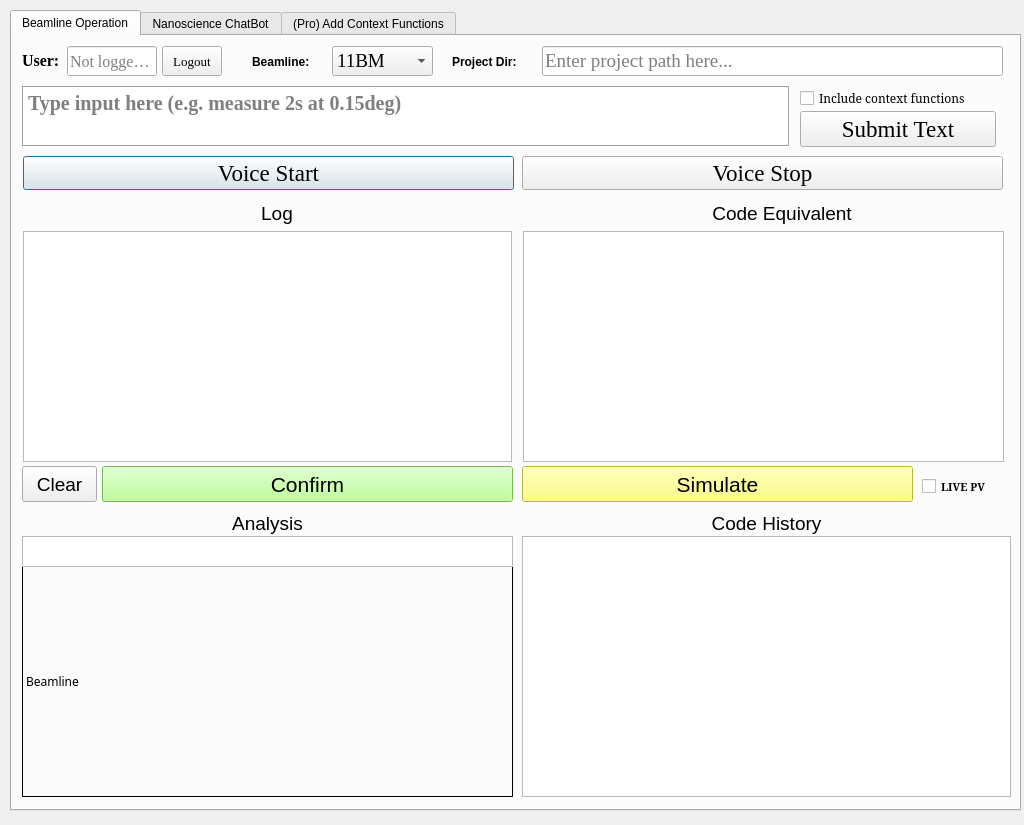
<?xml version="1.0" encoding="UTF-8"?>
<ui version="4.0">
 <class>MainWindow</class>
 <widget class="QDialog" name="MainWindow">
  <property name="geometry">
   <rect>
    <x>0</x>
    <y>0</y>
    <width>1024</width>
    <height>825</height>
   </rect>
  </property>
  <property name="minimumSize">
   <size>
    <width>1024</width>
    <height>0</height>
   </size>
  </property>
  <property name="windowTitle">
   <string>Dialog</string>
  </property>
  <widget class="QTabWidget" name="tabWidget">
   <property name="geometry">
    <rect>
     <x>10</x>
     <y>10</y>
     <width>1011</width>
     <height>801</height>
    </rect>
   </property>
   <property name="currentIndex">
    <number>0</number>
   </property>
   <widget class="QWidget" name="tab">
    <attribute name="title">
     <string>Beamline Operation</string>
    </attribute>
    <widget class="QLabel" name="Ana_title">
     <property name="geometry">
      <rect>
       <x>130</x>
       <y>470</y>
       <width>251</width>
       <height>35</height>
      </rect>
     </property>
     <property name="font">
      <font>
       <family>Arial</family>
       <pointsize>14</pointsize>
      </font>
     </property>
     <property name="text">
      <string>Analysis</string>
     </property>
     <property name="alignment">
      <set>Qt::AlignCenter</set>
     </property>
    </widget>
    <widget class="QLabel" name="data_plot">
     <property name="geometry">
      <rect>
       <x>10</x>
       <y>530</y>
       <width>491</width>
       <height>231</height>
      </rect>
     </property>
     <property name="font">
      <font>
       <family>Microsoft New Tai Lue</family>
      </font>
     </property>
     <property name="frameShape">
      <enum>QFrame::Box</enum>
     </property>
     <property name="text">
      <string>Beamline</string>
     </property>
    </widget>
    <widget class="QTextEdit" name="ana_text">
     <property name="enabled">
      <bool>true</bool>
     </property>
     <property name="geometry">
      <rect>
       <x>10</x>
       <y>500</y>
       <width>491</width>
       <height>31</height>
      </rect>
     </property>
     <property name="minimumSize">
      <size>
       <width>0</width>
       <height>30</height>
      </size>
     </property>
     <property name="font">
      <font>
       <pointsize>8</pointsize>
       <weight>50</weight>
       <bold>false</bold>
      </font>
     </property>
     <property name="text" stdset="0">
      <string/>
     </property>
    </widget>
    <widget class="QPushButton" name="Input_Voice">
     <property name="geometry">
      <rect>
       <x>11</x>
       <y>120</y>
       <width>491</width>
       <height>34</height>
      </rect>
     </property>
     <property name="font">
      <font>
       <family>Liberation Serif</family>
       <pointsize>17</pointsize>
      </font>
     </property>
     <property name="text">
      <string>Voice Start</string>
     </property>
    </widget>
    <widget class="QPushButton" name="Stop_Voice">
     <property name="geometry">
      <rect>
       <x>510</x>
       <y>120</y>
       <width>481</width>
       <height>34</height>
      </rect>
     </property>
     <property name="font">
      <font>
       <family>Liberation Serif</family>
       <pointsize>17</pointsize>
      </font>
     </property>
     <property name="text">
      <string>Voice Stop</string>
     </property>
    </widget>
    <widget class="QTextEdit" name="Input_Edit">
     <property name="enabled">
      <bool>true</bool>
     </property>
     <property name="geometry">
      <rect>
       <x>10</x>
       <y>50</y>
       <width>768</width>
       <height>61</height>
      </rect>
     </property>
     <property name="minimumSize">
      <size>
       <width>200</width>
       <height>30</height>
      </size>
     </property>
     <property name="font">
      <font>
       <family>Liberation Serif</family>
       <pointsize>15</pointsize>
       <weight>75</weight>
       <bold>true</bold>
      </font>
     </property>
     <property name="frameShape">
      <enum>QFrame::Box</enum>
     </property>
     <property name="placeholderText">
      <string>Type input here (e.g. measure 2s at 0.15deg)</string>
     </property>
     <property name="text" stdset="0">
      <string/>
     </property>
    </widget>
    <widget class="QPushButton" name="Input_Submit">
     <property name="geometry">
      <rect>
       <x>788</x>
       <y>75</y>
       <width>196</width>
       <height>36</height>
      </rect>
     </property>
     <property name="font">
      <font>
       <family>Times New Roman</family>
       <pointsize>17</pointsize>
      </font>
     </property>
     <property name="text">
      <string>Submit Text</string>
     </property>
    </widget>
    <widget class="QCheckBox" name="checkBox">
     <property name="geometry">
      <rect>
       <x>788</x>
       <y>50</y>
       <width>196</width>
       <height>25</height>
      </rect>
     </property>
     <property name="font">
      <font>
       <family>Serif</family>
      </font>
     </property>
     <property name="text">
      <string>Include context functions</string>
     </property>
    </widget>
    <widget class="QCheckBox" name="useArchiverCheckBox">
     <property name="geometry">
      <rect>
       <x>910</x>
       <y>440</y>
       <width>81</width>
       <height>21</height>
      </rect>
     </property>
     <property name="font">
      <font>
       <family>Serif</family>
       <!-- Any bigger than this and it clips out of the window in Windows -->
       <pointsize>8</pointsize>
       <weight>75</weight>
       <bold>true</bold>
      </font>
     </property>
     <property name="text">
      <string>LIVE PV</string>
     </property>
     <property name="iconSize">
      <size>
       <width>16</width>
       <height>20</height>
      </size>
     </property>
    </widget>
    <widget class="QLineEdit" name="projectPathInput">
     <property name="geometry">
      <rect>
       <x>530</x>
       <y>10</y>
       <width>461</width>
       <height>30</height>
      </rect>
     </property>
     <property name="font">
      <font>
       <family>Times New Roman</family>
       <pointsize>14</pointsize>
      </font>
     </property>
     <property name="placeholderText">
      <string>Enter project path here...</string>
     </property>
    </widget>
    <widget class="QComboBox" name="beamlineComboBox">
     <property name="geometry">
      <rect>
       <x>320</x>
       <y>10</y>
       <width>101</width>
       <height>30</height>
      </rect>
     </property>
     <property name="font">
      <font>
       <family>Times New Roman</family>
       <pointsize>14</pointsize>
      </font>
     </property>
     <item>
      <property name="text">
       <string>11BM</string>
      </property>
     </item>
     <item>
      <property name="text">
       <string>Bluesky</string>
      </property>
     </item>
     <item>
      <property name="text">
       <string>12ID</string>
      </property>
     </item>
     <item>
      <property name="text">
       <string>3ID</string>
      </property>
     </item>
    </widget>
    <widget class="QLabel" name="user_id_label">
     <property name="geometry">
      <rect>
       <x>10</x>
       <y>10</y>
       <width>60</width>
       <height>28</height>
      </rect>
     </property>
     <property name="font">
      <font>
       <family>Times New Roman</family>
       <pointsize>12</pointsize>
       <weight>75</weight>
       <bold>true</bold>
      </font>
     </property>
     <property name="text">
      <string>User:</string>
     </property>
     <property name="alignment">
      <set>Qt::AlignLeading|Qt::AlignLeft|Qt::AlignVCenter</set>
     </property>
    </widget>
    <widget class="QLineEdit" name="userIdInput">
     <property name="geometry">
      <rect>
       <x>55</x>
       <y>10</y>
       <width>90</width>
       <height>30</height>
      </rect>
     </property>
     <property name="font">
      <font>
       <family>Times New Roman</family>
       <pointsize>12</pointsize>
      </font>
     </property>
     <property name="readOnly">
      <bool>true</bool>
     </property>
     <property name="placeholderText">
      <string>Not logged in</string>
     </property>
    </widget>
    <widget class="QPushButton" name="logoutButton">
     <property name="geometry">
      <rect>
       <x>150</x>
       <y>10</y>
       <width>60</width>
       <height>30</height>
      </rect>
     </property>
     <property name="font">
      <font>
       <family>Times New Roman</family>
       <pointsize>10</pointsize>
      </font>
     </property>
     <property name="text">
      <string>Logout</string>
     </property>
    </widget>
    <widget class="QLabel" name="CE_Text_2">
     <property name="geometry">
      <rect>
       <x>240</x>
       <y>10</y>
       <width>90</width>
       <height>32</height>
      </rect>
     </property>
     <property name="font">
      <font>
       <family>Arial</family>
       <pointsize>9</pointsize>
       <weight>75</weight>
       <bold>true</bold>
      </font>
     </property>
     <property name="text">
      <string>Beamline:</string>
     </property>
     <property name="alignment">
      <set>Qt::AlignLeading|Qt::AlignLeft|Qt::AlignVCenter</set>
     </property>
    </widget>
    <widget class="QLabel" name="CE_Text_3">
     <property name="geometry">
      <rect>
       <x>440</x>
       <y>10</y>
       <width>95</width>
       <height>32</height>
      </rect>
     </property>
     <property name="minimumSize">
      <size>
       <width>95</width>
       <height>32</height>
      </size>
     </property>
     <property name="font">
      <font>
       <family>Arial</family>
       <pointsize>9</pointsize>
       <weight>75</weight>
       <bold>true</bold>
      </font>
     </property>
     <property name="text">
      <string>Project Dir:</string>
     </property>
     <property name="alignment">
      <set>Qt::AlignLeading|Qt::AlignLeft|Qt::AlignVCenter</set>
     </property>
    </widget>
    <widget class="QTextEdit" name="CE_Hist">
     <property name="geometry">
      <rect>
       <x>510</x>
       <y>500</y>
       <width>489</width>
       <height>261</height>
      </rect>
     </property>
     <property name="minimumSize">
      <size>
       <width>400</width>
       <height>50</height>
      </size>
     </property>
     <property name="font">
      <font>
       <pointsize>13</pointsize>
      </font>
     </property>
     <property name="html">
      <string>&lt;!DOCTYPE HTML PUBLIC &quot;-//W3C//DTD HTML 4.0//EN&quot; &quot;http://www.w3.org/TR/REC-html40/strict.dtd&quot;&gt;
&lt;html&gt;&lt;head&gt;&lt;meta name=&quot;qrichtext&quot; content=&quot;1&quot; /&gt;&lt;style type=&quot;text/css&quot;&gt;
p, li { white-space: pre-wrap; }
&lt;/style&gt;&lt;/head&gt;&lt;body style=&quot; font-family:'Ubuntu Sans'; font-size:13pt; font-weight:400; font-style:normal;&quot;&gt;
&lt;p style=&quot;-qt-paragraph-type:empty; margin-top:0px; margin-bottom:0px; margin-left:0px; margin-right:0px; -qt-block-indent:0; text-indent:0px; font-family:'Ubuntu'; font-size:16pt;&quot;&gt;&lt;br /&gt;&lt;/p&gt;&lt;/body&gt;&lt;/html&gt;</string>
     </property>
    </widget>
    <widget class="QLabel" name="CE_Text_4">
     <property name="geometry">
      <rect>
       <x>510</x>
       <y>470</y>
       <width>489</width>
       <height>35</height>
      </rect>
     </property>
     <property name="font">
      <font>
       <family>Arial</family>
       <pointsize>14</pointsize>
      </font>
     </property>
     <property name="text">
      <string>Code History</string>
     </property>
     <property name="alignment">
      <set>Qt::AlignCenter</set>
     </property>
    </widget>
    <widget class="QPushButton" name="Log_Clear">
     <property name="geometry">
      <rect>
       <x>10</x>
       <y>430</y>
       <width>75</width>
       <height>36</height>
      </rect>
     </property>
     <property name="font">
      <font>
       <family>Arial</family>
       <pointsize>14</pointsize>
       <weight>50</weight>
       <bold>false</bold>
      </font>
     </property>
     <property name="text">
      <string>Clear</string>
     </property>
    </widget>
    <widget class="QLabel" name="Log_Text">
     <property name="geometry">
      <rect>
       <x>235</x>
       <y>160</y>
       <width>60</width>
       <height>35</height>
      </rect>
     </property>
     <property name="font">
      <font>
       <family>Arial</family>
       <pointsize>14</pointsize>
      </font>
     </property>
     <property name="text">
      <string>Log</string>
     </property>
     <property name="alignment">
      <set>Qt::AlignCenter</set>
     </property>
    </widget>
    <widget class="QTextEdit" name="Log_List">
     <property name="geometry">
      <rect>
       <x>11</x>
       <y>195</y>
       <width>489</width>
       <height>231</height>
      </rect>
     </property>
     <property name="minimumSize">
      <size>
       <width>400</width>
       <height>50</height>
      </size>
     </property>
     <property name="font">
      <font>
       <pointsize>13</pointsize>
      </font>
     </property>
     <property name="html">
      <string>&lt;!DOCTYPE HTML PUBLIC &quot;-//W3C//DTD HTML 4.0//EN&quot; &quot;http://www.w3.org/TR/REC-html40/strict.dtd&quot;&gt;
&lt;html&gt;&lt;head&gt;&lt;meta name=&quot;qrichtext&quot; content=&quot;1&quot; /&gt;&lt;style type=&quot;text/css&quot;&gt;
p, li { white-space: pre-wrap; }
&lt;/style&gt;&lt;/head&gt;&lt;body style=&quot; font-family:'Ubuntu Sans'; font-size:13pt; font-weight:400; font-style:normal;&quot;&gt;
&lt;p style=&quot;-qt-paragraph-type:empty; margin-top:0px; margin-bottom:0px; margin-left:0px; margin-right:0px; -qt-block-indent:0; text-indent:0px; font-family:'Ubuntu'; font-size:16pt;&quot;&gt;&lt;br /&gt;&lt;/p&gt;&lt;/body&gt;&lt;/html&gt;</string>
     </property>
    </widget>
    <widget class="QPushButton" name="Log_Confirm">
     <property name="geometry">
      <rect>
       <x>90</x>
       <y>430</y>
       <width>411</width>
       <height>36</height>
      </rect>
     </property>
     <property name="font">
      <font>
       <family>Arial</family>
       <pointsize>16</pointsize>
      </font>
     </property>
     <property name="styleSheet">
      <string notr="true">color: rgb(0, 0, 0);
selection-color: rgb(255, 255, 255);
background-color: rgb(170, 255, 127);</string>
     </property>
     <property name="text">
      <string>Confirm</string>
     </property>
    </widget>
    <widget class="QLabel" name="CE_Text">
     <property name="geometry">
      <rect>
       <x>670</x>
       <y>160</y>
       <width>200</width>
       <height>35</height>
      </rect>
     </property>
     <property name="font">
      <font>
       <family>Arial</family>
       <pointsize>14</pointsize>
      </font>
     </property>
     <property name="text">
      <string>Code Equivalent</string>
     </property>
     <property name="alignment">
      <set>Qt::AlignCenter</set>
     </property>
    </widget>
    <widget class="QTextEdit" name="CE_List">
     <property name="geometry">
      <rect>
       <x>511</x>
       <y>195</y>
       <width>481</width>
       <height>231</height>
      </rect>
     </property>
     <property name="minimumSize">
      <size>
       <width>400</width>
       <height>50</height>
      </size>
     </property>
     <property name="font">
      <font>
       <pointsize>13</pointsize>
      </font>
     </property>
     <property name="html">
      <string>&lt;!DOCTYPE HTML PUBLIC &quot;-//W3C//DTD HTML 4.0//EN&quot; &quot;http://www.w3.org/TR/REC-html40/strict.dtd&quot;&gt;
&lt;html&gt;&lt;head&gt;&lt;meta name=&quot;qrichtext&quot; content=&quot;1&quot; /&gt;&lt;style type=&quot;text/css&quot;&gt;
p, li { white-space: pre-wrap; }
&lt;/style&gt;&lt;/head&gt;&lt;body style=&quot; font-family:'Ubuntu Sans'; font-size:13pt; font-weight:400; font-style:normal;&quot;&gt;
&lt;p style=&quot;-qt-paragraph-type:empty; margin-top:0px; margin-bottom:0px; margin-left:0px; margin-right:0px; -qt-block-indent:0; text-indent:0px; font-family:'Ubuntu'; font-size:16pt;&quot;&gt;&lt;br /&gt;&lt;/p&gt;&lt;/body&gt;&lt;/html&gt;</string>
     </property>
    </widget>
    <widget class="QPushButton" name="CE_sim">
     <property name="geometry">
      <rect>
       <x>510</x>
       <y>430</y>
       <width>391</width>
       <height>36</height>
      </rect>
     </property>
     <property name="font">
      <font>
       <family>Arial</family>
       <pointsize>16</pointsize>
      </font>
     </property>
     <property name="styleSheet">
      <string notr="true">color: rgb(0, 0, 0);
selection-color: rgb(255, 255, 255);
background-color: rgb(255, 255, 100);</string>
     </property>
     <property name="text">
      <string>Simulate</string>
     </property>
    </widget>
   </widget>
   <widget class="QWidget" name="ChatInterface">
    <property name="font">
     <font>
      <pointsize>12</pointsize>
     </font>
    </property>
    <property name="windowTitle">
     <string>Chat Interface</string>
    </property>
    <attribute name="title">
     <string>Nanoscience ChatBot</string>
    </attribute>
    <layout class="QVBoxLayout" name="verticalLayout">
     <property name="sizeConstraint">
      <enum>QLayout::SetNoConstraint</enum>
     </property>
     <item>
      <layout class="QHBoxLayout" name="inputLayout_2">
       <item>
        <widget class="QLineEdit" name="user_input">
         <property name="sizePolicy">
          <sizepolicy hsizetype="Expanding" vsizetype="Preferred">
           <horstretch>0</horstretch>
           <verstretch>0</verstretch>
          </sizepolicy>
         </property>
         <property name="font">
          <font>
           <family>Liberation Serif</family>
           <pointsize>15</pointsize>
           <weight>75</weight>
           <bold>true</bold>
          </font>
         </property>
         <property name="placeholderText">
          <string>Type your message here (e.g. What is GTSAXS? How is the weather in New York in Dec?)</string>
         </property>
        </widget>
       </item>
       <item>
        <widget class="QPushButton" name="send_button">
         <property name="font">
          <font>
           <family>Liberation Serif</family>
           <pointsize>17</pointsize>
          </font>
         </property>
         <property name="text">
          <string>Submit Text</string>
         </property>
        </widget>
       </item>
      </layout>
     </item>
     <item>
      <layout class="QHBoxLayout" name="horizontalLayout">
       <item>
        <widget class="QPushButton" name="chat_start_record_button">
         <property name="font">
          <font>
           <family>Liberation Serif</family>
           <pointsize>17</pointsize>
          </font>
         </property>
         <property name="text">
          <string>Voice Start</string>
         </property>
        </widget>
       </item>
       <item>
        <widget class="QPushButton" name="chat_stop_record_button">
         <property name="font">
          <font>
           <family>Liberation Serif</family>
           <pointsize>17</pointsize>
          </font>
         </property>
         <property name="text">
          <string>Voice Stop</string>
         </property>
        </widget>
       </item>
      </layout>
     </item>
     <item>
      <widget class="QTextEdit" name="chat_display">
       <property name="readOnly">
        <bool>true</bool>
       </property>
      </widget>
     </item>
    </layout>
   </widget>
   <widget class="QWidget" name="tab_add">
    <property name="font">
     <font>
      <pointsize>12</pointsize>
     </font>
    </property>
    <attribute name="title">
     <string>(Pro) Add Context Functions</string>
    </attribute>
    <layout class="QVBoxLayout" name="verticalLayout">
     <property name="sizeConstraint">
      <enum>QLayout::SetNoConstraint</enum>
     </property>
     <item>
      <widget class="QLabel" name="label_instructions">
       <property name="font">
        <font>
         <pointsize>12</pointsize>
        </font>
       </property>
       <property name="text">
        <string>&lt;html&gt;&lt;head/&gt;&lt;body&gt;&lt;p&gt;This tab allows you to add custom functions for a beamline and a specific cog. Please &lt;span style=&quot; font-weight:600;&quot;&gt;select&lt;/span&gt; the desired &lt;span style=&quot; text-decoration: underline;&quot;&gt;beamline&lt;/span&gt; and &lt;span style=&quot; text-decoration: underline;&quot;&gt;cog&lt;/span&gt; using the dropdown menus.&lt;br/&gt;&lt;br/&gt;You can define custom functions using:&lt;br/&gt;- &lt;span style=&quot; font-weight:600;&quot;&gt;Text, audio, a combination of text and audio&lt;/span&gt;&lt;br/&gt;&lt;br/&gt;&lt;span style=&quot; font-weight:600;&quot;&gt;Example Usage:&lt;/span&gt;&lt;br/&gt;To add the &lt;span style=&quot; font-family:'monospace';&quot;&gt;align()&lt;/span&gt; function to beamline (11-BM) and cog (Operator):&lt;br/&gt;1. Your &lt;span style=&quot; font-weight:600;&quot;&gt;Input&lt;/span&gt;: &amp;quot;I want to add the align() function. An example usage is 'Align the sample.'&amp;quot;&lt;br/&gt;2. The expected &lt;span style=&quot; font-weight:600;&quot;&gt;output&lt;/span&gt; in the editable box below will be:&lt;br/&gt;{input: &amp;quot;Align the sample&amp;quot;, output: &amp;quot;sam.align()&amp;quot;, cog: &amp;quot;Operator&amp;quot;}&lt;/p&gt;&lt;/body&gt;&lt;/html&gt;</string>
       </property>
       <property name="alignment">
        <set>Qt::AlignLeading</set>
       </property>
       <property name="wordWrap">
        <bool>true</bool>
       </property>
      </widget>
     </item>
     <item>
      <layout class="QHBoxLayout" name="beamlineCogLayout">
       <item>
        <layout class="QVBoxLayout" name="beamlineLayout">
         <item>
          <widget class="QLabel" name="label_beamline">
           <property name="text">
            <string>Beamline</string>
           </property>
          </widget>
         </item>
         <item>
          <widget class="QComboBox" name="dropdown_beamline">
           <property name="sizePolicy">
            <sizepolicy hsizetype="Expanding" vsizetype="Fixed">
             <horstretch>0</horstretch>
             <verstretch>0</verstretch>
            </sizepolicy>
           </property>
           <item>
            <property name="text">
             <string>11BM</string>
            </property>
           </item>
           <item>
            <property name="text">
             <string>12ID</string>
            </property>
           </item>
           <item>
            <property name="text">
             <string>3ID</string>
            </property>
           </item>
          </widget>
         </item>
        </layout>
       </item>
       <item>
        <layout class="QVBoxLayout" name="cogLayout">
         <item>
          <widget class="QLabel" name="label_cog">
           <property name="text">
            <string>Cog</string>
           </property>
          </widget>
         </item>
         <item>
          <widget class="QComboBox" name="dropdown_cog">
           <property name="sizePolicy">
            <sizepolicy hsizetype="Expanding" vsizetype="Fixed">
             <horstretch>0</horstretch>
             <verstretch>0</verstretch>
            </sizepolicy>
           </property>
           <item>
            <property name="text">
             <string>Operator</string>
            </property>
           </item>
           <item>
            <property name="text">
             <string>Classifier</string>
            </property>
           </item>
           <item>
            <property name="text">
             <string>Analysis</string>
            </property>
           </item>
          </widget>
         </item>
        </layout>
       </item>
      </layout>
     </item>
     <item>
      <layout class="QHBoxLayout" name="inputLayout">
       <item>
        <widget class="QLineEdit" name="input_text_box">
         <property name="font">
          <font>
           <family>Liberation Serif</family>
           <pointsize>15</pointsize>
           <weight>75</weight>
           <bold>true</bold>
          </font>
         </property>
         <property name="placeholderText">
          <string>Type here...</string>
         </property>
        </widget>
       </item>
       <item>
        <widget class="QPushButton" name="submit_add_context_text_button">
         <property name="font">
          <font>
           <family>Liberation Serif</family>
           <pointsize>17</pointsize>
          </font>
         </property>
         <property name="text">
          <string>Submit Text</string>
         </property>
        </widget>
       </item>
      </layout>
     </item>
     <item>
      <layout class="QHBoxLayout" name="horizontalLayout">
       <item>
        <widget class="QPushButton" name="add_context_start">
         <property name="font">
          <font>
           <family>Liberation Serif</family>
           <pointsize>17</pointsize>
          </font>
         </property>
         <property name="text">
          <string>Voice Start</string>
         </property>
        </widget>
       </item>
       <item>
        <widget class="QPushButton" name="add_context_stop">
         <property name="font">
          <font>
           <family>Liberation Serif</family>
           <pointsize>17</pointsize>
          </font>
         </property>
         <property name="text">
          <string>Voice Stop</string>
         </property>
        </widget>
       </item>
      </layout>
     </item>
     <item>
      <layout class="QVBoxLayout" name="outputLayout">
       <item>
        <widget class="QLabel" name="label_output">
         <property name="text">
          <string>&lt;html&gt;&lt;head/&gt;&lt;body&gt;&lt;p&gt;&lt;span style=&quot; font-size:14pt; font-weight:600;&quot;&gt;Output &lt;/span&gt;&lt;/p&gt;&lt;/body&gt;&lt;/html&gt;</string>
         </property>
        </widget>
       </item>
       <item>
        <widget class="QTextEdit" name="text_output">
         <property name="minimumSize">
          <size>
           <width>400</width>
           <height>50</height>
          </size>
         </property>
        </widget>
       </item>
       <item>
        <widget class="QPushButton" name="confirm_save_button">
         <property name="font">
          <font>
           <family>Liberation Serif</family>
           <pointsize>17</pointsize>
          </font>
         </property>
         <property name="styleSheet">
          <string notr="true">color: rgb(0, 0, 0);
selection-color: rgb(255, 255, 255);
background-color: rgb(170, 255, 127);</string>
         </property>
         <property name="text">
          <string>Confirm (save to HAL)</string>
         </property>
        </widget>
       </item>
       <item>
        <widget class="QTextEdit" name="result_message_box">
         <property name="sizePolicy">
          <sizepolicy hsizetype="Expanding" vsizetype="Expanding">
           <horstretch>0</horstretch>
           <verstretch>0</verstretch>
          </sizepolicy>
         </property>
         <property name="minimumSize">
          <size>
           <width>0</width>
           <height>100</height>
          </size>
         </property>
         <property name="maximumSize">
          <size>
           <width>16777215</width>
           <height>300</height>
          </size>
         </property>
         <property name="readOnly">
          <bool>true</bool>
         </property>
         <property name="placeholderText">
          <string>Status will appear here...</string>
         </property>
        </widget>
       </item>
      </layout>
     </item>
    </layout>
   </widget>
  </widget>
 </widget>
 <resources/>
 <connections/>
</ui>
